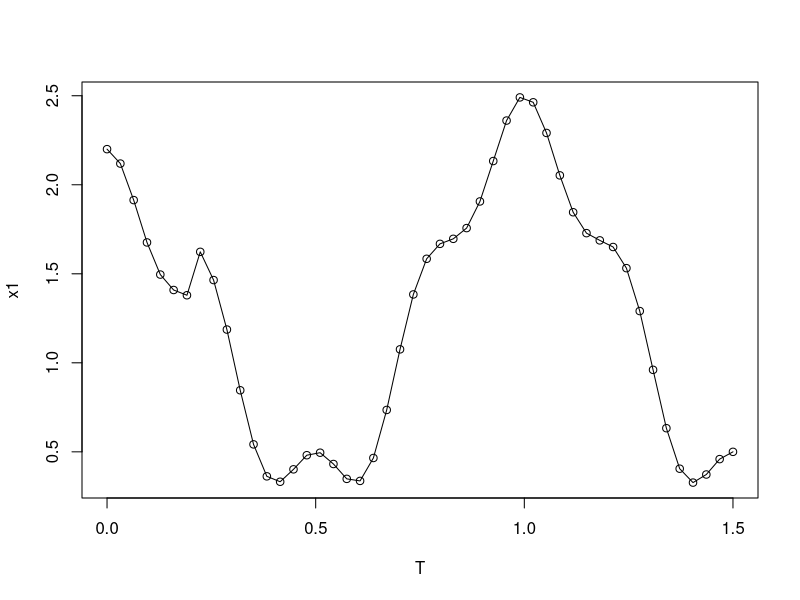
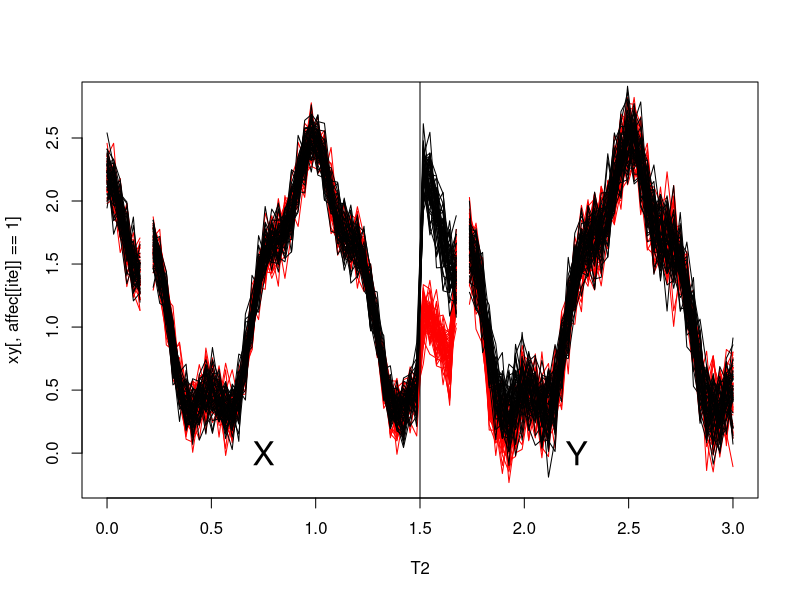
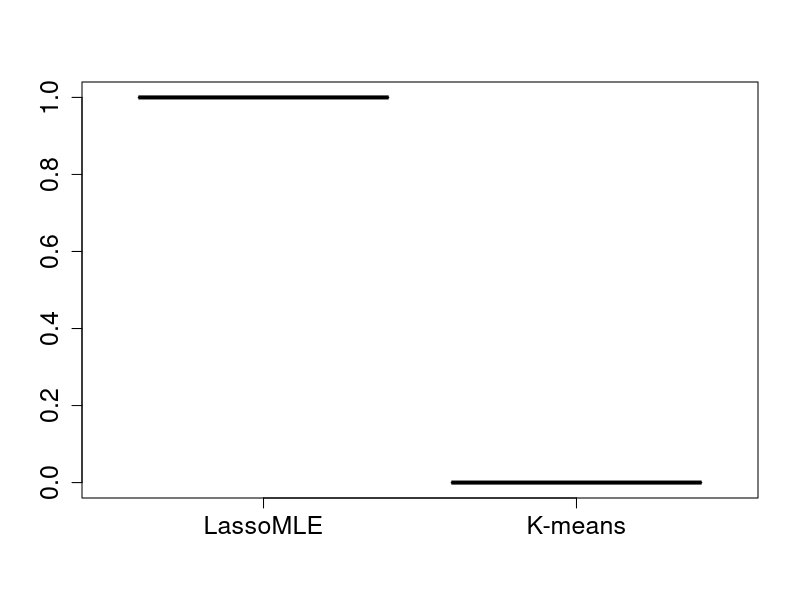

Write the R code that produced these figures, in order.
library("mclust")
#library("R.matlab", lib.loc="~/R/x86_64-pc-linux-gnu-library/3.3")
#redrawData = TRUE
#if (redrawData==TRUE){
  ###########
  ## Model
  ###########
  K = 2
  p = 48
  T = seq(0,1.5,length.out = p)
  T2 = seq(0,3, length.out = 2*p)
  n = 100
  x1 = cos(2*base::pi*T) + 0.2*cos(4*2*base::pi*T) + 0.3*c(rep(0,round(length(T)/7)),rep(1,round(length(T)*(1-1/7))))+1
  plot(T,x1)
  lines(T,x1)
  
  sigmaX = 0.12
  sigmaY = 0.12
  beta = list()
  p1= 0.5
  beta[[1]] =diag(c(rep(p1,5),rep(1,5), rep(p1,5), rep(1, p-15)))
  p2 = 1
  beta[[2]] = diag(c(rep(p2,5),rep(1,5), rep(p2,5), rep(1, p-15)))
  ITE = 100
  ARI1 = ARI2 = ARI3 = rep(0,ITE)
  XY = array(0, dim = c(ITE, 2*p,n))
  XYproj = array(0, dim=c(ITE, 96,n))

  affec = list()
  ###########
  ## Iterations
  ###########
  for (ite in c(1:ITE)){
    ###########
    ##Sample
    ###########
    x = x1 + matrix(rnorm(n*p, 0, sigmaX), ncol = n)
    affec[[ite]] = sample(c(1,2), n, replace = TRUE)
    y  = x
    xy = matrix(0,ncol=n, nrow= 2*p)
     for (i in c(1:n)){
       y[,i] = x[,i] %*% beta[[affec[[ite]][i]]] + rnorm(p, 0, sigmaY)
       xy[,i] = c(x[,i],y[,i])
       XY[ite,,i] = xy[,i] - mean(xy[,i])
    #   Dx = dwt(x[,i], filter='haar')@W
    #   Dx = rev(unlist(Dx))
    #   Dx = Dx[2:(1+3+6+12+24)]
    #   Ax = dwt(x[,i], filter='haar')@V
    #   Ax = rev(unlist(Ax))
    #   Ax = Ax[2:(1+3)]
    #   Dy = dwt(y[,i], filter='haar')@W
    #   Dy = rev(unlist(Dy))
    #   Dy = Dy[2:(1+3+6+12+24)]
    #   Ay = dwt(y[,i], filter='haar')@V
    #   Ay = rev(unlist(Ay))
    #   Ay = Ay[2:(1+3)]
    #   XYproj[ite,,i] = c(Ax,Dx,Ay,Dy)
     }
    print(ite)
    #
    #
  }
  xy[c(7,55),] = NA
 # write.table(XY,'data.csv', row.names=FALSE, col.names=FALSE)
matplot(T2,xy[,affec[[ite]]==1],type='l', col='red', lty = 1)
matplot(T2,xy[,affec[[ite]]==2],type='l', col='black', add=TRUE, lty= 1)
abline(v = 1.5)
text(0.75,0,'X', cex = 2 )
text(0.75+1.5,0,'Y', cex = 2 )
#proj =  read.table('dataProj.csv')
#}


#matplot(T,x,type='l', col='black', xlab = '', ylab='', lwd=1.5,lty=1)
#matplot(T,y[,affec[[ite]]==1],type='l', col='red', xlab = '', ylab='', lwd=1.5,lty=1)
#matplot(T,y[,affec[[ite]]==2],type='l', col='black', add=TRUE,lwd=2,lty=1)
# proj2 = array(0,dim=c(ITE,2*p,n))
# for (ite in c(1:ITE)){
#   for (i in c(1:n)){
#     A = proj[ite,(1+(i-1)*96):(i*96)]
#     for (j in 1:96){
#       proj2[ite,j,i] = A[1,j]
#     }
#   }
#   print(ite)
# }
###########
## Iterations
###########
Kmod2 = Kmod1 = rep(0,ITE)
Kmod3 = rep(0,ITE)
for (ite in c(1:ITE)){
  print(ite)
  ###########
  ## k-means 1
  ###########
  mod1 = Mclust(t(XY[ite,,]),G = 1:2, mode='VII')
  ARI1[ite] = adjustedRandIndex(mod1$classification, affec[[ite]])
  Kmod1[ite] = mod1$G
  # ###########
  # ## k-means 2
  # ###########
  # #proj2 =
  # mod2 = Mclust(t(XYproj[ite,,]),G = 1:8, mode='VII')
  # ARI2[ite] = adjustedRandIndex(mod2$classification, affec[[ite]])
  # Kmod2[ite] = mod2$G
  # ###########
  # ## k-means 1
  # ###########
  # #proj3 =
  # mod3 = Mclust(t(XYproj[ite,c(4:12,52:60),]),G = 1:8, mode='VII')
  # ARI3[ite] = adjustedRandIndex(mod3$classification, affec[[ite]])
  # Kmod3[ite] = mod3$G
}
ARI0 = rep(1,ITE)
par(cex.lab=1.5)
par(cex.axis=1.5)
boxplot(ARI0,ARI1, names = c('LassoMLE','K-means'), lwd=1.3)
table(Kmod1)
table(Kmod2)
